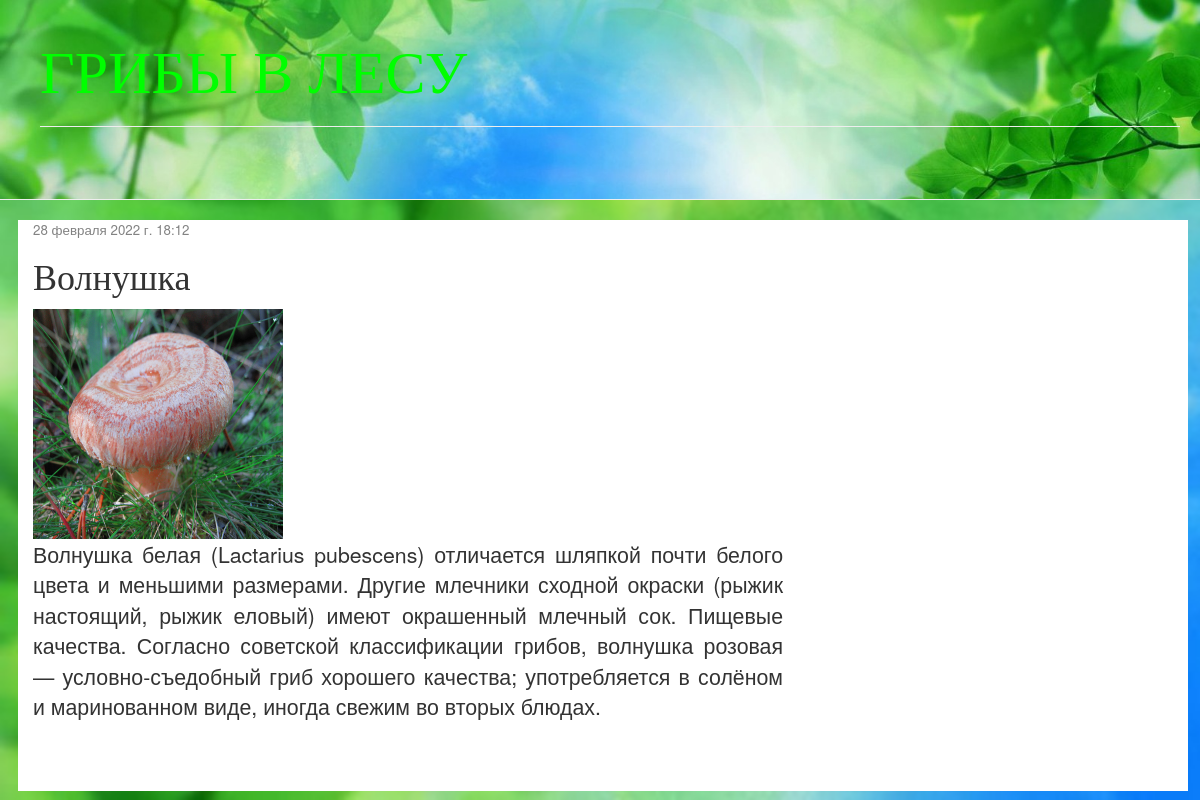
The app's page /post/4/ with its own data.
### blog/models.py (models this page shows, shortened)
class Post(models.Model):
    author = models.ForeignKey(settings.AUTH_USER_MODEL, on_delete=models.CASCADE)
    title = models.CharField(max_length=200)
    text = models.TextField()
    image = models.FileField(null=True, blank=True)
    created_date = models.DateTimeField(default=timezone.now)
    published_date = models.DateTimeField(blank=True, null=True)

### blog/views.py (the view)
# urls.py: path('post/<int:pk>/', views.post_detail, name='post_detail'),
def post_detail(request, pk):
    post = get_object_or_404(Post, pk=pk)
    return render(request, 'blog/post_detail.html', {'post': post})

### blog/templates/blog/post_detail.html (shortened to what this page needs)
{% extends 'blog/base.html' %}
{% block content %}
    <div class="post">
        {% if post.published_date %}
            <div class="date">
                {{ post.published_date }}
            </div>
        {% endif %}
        <h1>{{ post.title }}</h1>
        <img src="{{ post.image.url}}" width="250" height="230" alt="">
        <p>{{ post.text|linebreaksbr}}</p>
    </div>
{% endblock %}

### blog/static/css/blog.css (style rules this page uses)
body { text-align:justify; width:100%; height:200px; background: url('../css/nubex.jpg') no-repeat; background-size:cover }
h1, h2, h3, h4 { font-family: 'Arial Black'; }
.date { color: #828282; font-size: 10pt; }
.post { margin-bottom: 70px; }

### records on screen
Post: published_date "28 февраля 2022 г. 18:12", title "Волнушка", image (picture), text "Волнушка белая (Lactarius pubescens) отличается шляпкой почти белого цвета и меньшими размерами. Другие млечники сходной окраски (рыжик настоящий, рыжик еловый) имеют окрашенный млечный сок. Пищевые качества. Согласно советской классификации грибов, волнушка розовая — условно-съедобный гриб хорошего качества; употребляется в солёном и маринованном виде, иногда свежим во вторых блюдах."
